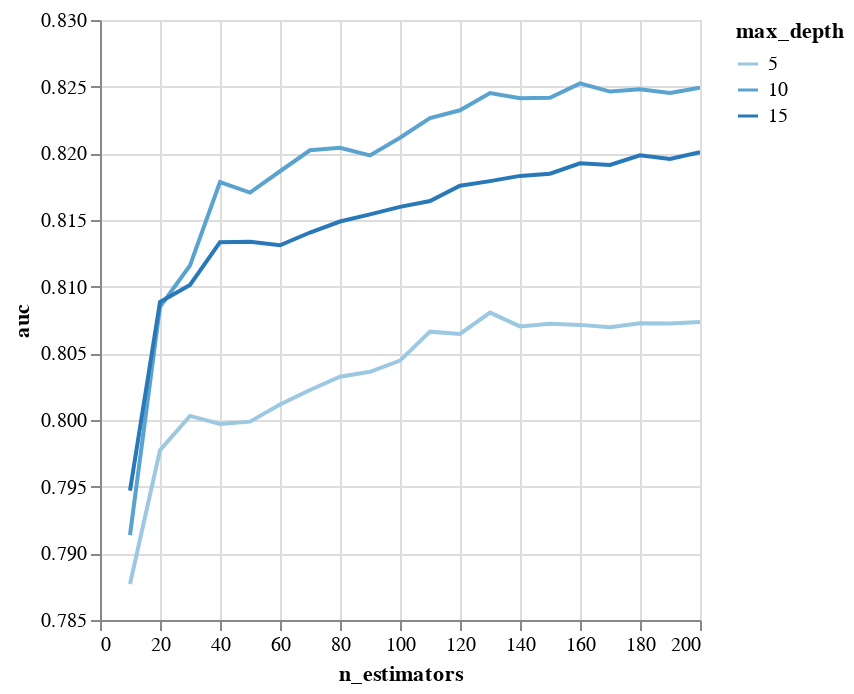

Here is the notebook cell this chart was saved with:
### Code cell
df_scores.plot.line(x="n_estimators:Q", y="auc:Q", color="max_depth:O").configure_scale(
    zero=False
)

### Figure 1 — Vega-Lite specification as saved in the notebook (floating-point values rounded to 4 significant figures)
{"config": {"view": {"continuousWidth": 300, "continuousHeight": 300}, "scale": {"zero": false}}, "data": {"name": "data-1c384d3f74e0a85857618cc446edb3af"}, "mark": {"type": "line", "tooltip": true}, "encoding": {"color": {"field": "max_depth", "type": "ordinal"}, "x": {"field": "n_estimators", "type": "quantitative"}, "y": {"field": "auc", "type": "quantitative"}}, "params": [{"name": "param_2", "select": {"type": "interval", "encodings": ["x", "y"]}, "bind": "scales"}], "$schema": "https://vega.github.io/schema/vega-lite/v5.20.1.json", "datasets": {"data-1c384d3f74e0a85857618cc446edb3af": [{"max_depth": 5, "n_estimators": 10, "auc": 0.7877}, {"max_depth": 5, "n_estimators": 20, "auc": 0.7977}, {"max_depth": 5, "n_estimators": 30, "auc": 0.8003}, {"max_depth": 5, "n_estimators": 40, "auc": 0.7997}, {"max_depth": 5, "n_estimators": 50, "auc": 0.7999}, {"max_depth": 5, "n_estimators": 60, "auc": 0.8012}, {"max_depth": 5, "n_estimators": 70, "auc": 0.8023}, {"max_depth": 5, "n_estimators": 80, "auc": 0.8032}, {"max_depth": 5, "n_estimators": 90, "auc": 0.8036}, {"max_depth": 5, "n_estimators": 100, "auc": 0.8045}, {"max_depth": 5, "n_estimators": 110, "auc": 0.8066}, {"max_depth": 5, "n_estimators": 120, "auc": 0.8064}, {"max_depth": 5, "n_estimators": 130, "auc": 0.8081}, {"max_depth": 5, "n_estimators": 140, "auc": 0.807}, {"max_depth": 5, "n_estimators": 150, "auc": 0.8072}, {"max_depth": 5, "n_estimators": 160, "auc": 0.8071}, {"max_depth": 5, "n_estimators": 170, "auc": 0.807}, {"max_depth": 5, "n_estimators": 180, "auc": 0.8073}, {"max_depth": 5, "n_estimators": 190, "auc": 0.8072}, {"max_depth": 5, "n_estimators": 200, "auc": 0.8074}, {"max_depth": 10, "n_estimators": 10, "auc": 0.7914}, {"max_depth": 10, "n_estimators": 20, "auc": 0.8085}, {"max_depth": 10, "n_estimators": 30, "auc": 0.8116}, {"max_depth": 10, "n_estimators": 40, "auc": 0.8178}, {"max_depth": 10, "n_estimators": 50, "auc": 0.8171}, {"max_depth": 10, "n_estimators": 60, "auc": 0.8187}, {"max_depth": 10, "n_estimators": 70, "auc": 0.8202}, {"max_depth": 10, "n_estimators": 80, "auc": 0.8204}, {"max_depth": 10, "n_estimators": 90, "auc": 0.8198}, {"max_depth": 10, "n_estimators": 100, "auc": 0.8212}, {"max_depth": 10, "n_estimators": 110, "auc": 0.8226}, {"max_depth": 10, "n_estimators": 120, "auc": 0.8232}, {"max_depth": 10, "n_estimators": 130, "auc": 0.8245}, {"max_depth": 10, "n_estimators": 140, "auc": 0.8241}, {"max_depth": 10, "n_estimators": 150, "auc": 0.8242}, {"max_depth": 10, "n_estimators": 160, "auc": 0.8252}, {"max_depth": 10, "n_estimators": 170, "auc": 0.8246}, {"max_depth": 10, "n_estimators": 180, "auc": 0.8248}, {"max_depth": 10, "n_estimators": 190, "auc": 0.8245}, {"max_depth": 10, "n_estimators": 200, "auc": 0.8249}, {"max_depth": 15, "n_estimators": 10, "auc": 0.7947}, {"max_depth": 15, "n_estimators": 20, "auc": 0.8088}, {"max_depth": 15, "n_estimators": 30, "auc": 0.8101}, {"max_depth": 15, "n_estimators": 40, "auc": 0.8133}, {"max_depth": 15, "n_estimators": 50, "auc": 0.8134}, {"max_depth": 15, "n_estimators": 60, "auc": 0.8131}, {"max_depth": 15, "n_estimators": 70, "auc": 0.8141}, {"max_depth": 15, "n_estimators": 80, "auc": 0.8149}, {"max_depth": 15, "n_estimators": 90, "auc": 0.8154}, {"max_depth": 15, "n_estimators": 100, "auc": 0.816}, {"max_depth": 15, "n_estimators": 110, "auc": 0.8164}, {"max_depth": 15, "n_estimators": 120, "auc": 0.8176}, {"max_depth": 15, "n_estimators": 130, "auc": 0.8179}, {"max_depth": 15, "n_estimators": 140, "auc": 0.8183}, {"max_depth": 15, "n_estimators": 150, "auc": 0.8185}, {"max_depth": 15, "n_estimators": 160, "auc": 0.8193}, {"max_depth": 15, "n_estimators": 170, "auc": 0.8191}, {"max_depth": 15, "n_estimators": 180, "auc": 0.8199}, {"max_depth": 15, "n_estimators": 190, "auc": 0.8196}, {"max_depth": 15, "n_estimators": 200, "auc": 0.8201}]}}
